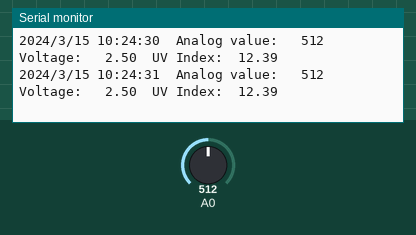
This sketch was run on a simulated Arduino Uno, built with avr-gcc and run on an emulated ATmega328P. On the bench: the last lines printed to the serial monitor. The inputs (shaded band) are chosen by the test bench; at power-on: A0 = 512. The local clock reads 2024-03-15 10:24:30 at power-on unless the sketch sets it; storage starts empty.

Above: at 1.8 s.
1.9 s: A0 set to 716
At 2.9 s:
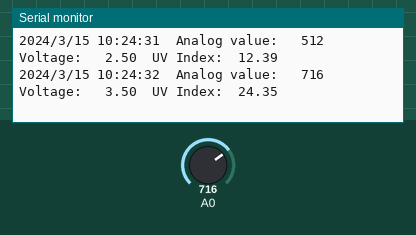
3.4 s: A0 set to 900
At 4.7 s:
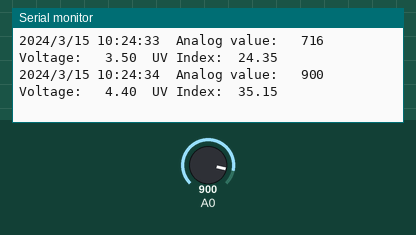
Timing chart, 0 to 6.4 s (numbered marks = the images above; inputs shaded):
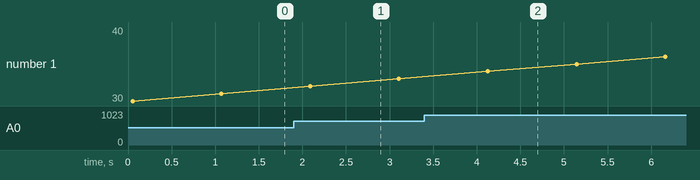

The sketch:

UV_logger.ino
```cpp
#include <SPI.h> //SD card
#include <SD.h>
#include <Wire.h>
#include "RTClib.h"

const int chipSelect = 15; //SD card

File myFile;
RTC_DS1307 RTC;

//float voltage = 0.1; //debug

void setup () {
  Serial.begin(115200);
  Wire.begin();

  //SD Setup
  Serial.print("Initializing SD card...");
  // see if the card is present and can be initialized:
  if (!SD.begin(chipSelect)) {
    Serial.println("Card failed, or not present");
    // don't do anything more:
    return;
  }
  Serial.println("card initialized.");


  //RTC setup
  RTC.begin();
  if (! RTC.isrunning()) {
    Serial.println("RTC is NOT running!");
    // following line sets the RTC to the date & time this sketch was compiled
  } else{
    Serial.println("RTC is running.\n");
//    RTC.adjust(DateTime(__DATE__, __TIME__));
  }


  //This is just to test the file. Prints all data already in file.
  // re-open the file for reading:
  myFile = SD.open("datalog.txt");
  if (myFile) {
    Serial.println("\n\n**************************************************\n");
    Serial.println("\t\tPrinting datalog.txt:");
    Serial.println("\n**************************************************\n\n");

    // read from the file until there's nothing else in it:
//    while (myFile.available()) {
//      Serial.write(myFile.read());
//    }
    // close the file:
    myFile.close();
  } else {
    // if the file didn't open, print an error:
    Serial.println("error opening test.txt");
  }

    Serial.println("\n\n**************************************************\n");
    Serial.println("\t\tNow outputting in realtime");
    Serial.println("\n**************************************************\n\n");
}


void loop () {
    //UV section
    // read the input on analog pin 0:
    int sensorValue = analogRead(A0);
    // Convert the analog reading (which goes from 0 - 1023) to a voltage (0 - 5V):
    float voltage = sensorValue * (5.0 / 1023.0);
//    voltage = voltage + 0.1; //debug

    //convert the voltage level to UV Index units
    //y=(1.4/12)*x+1
//    float uvIndex = ( (12 / 1.4) * voltage ) + 1;
    float uvIndex = 12 * (voltage - 1.47);

    //SD section
    // open the file. note that only one file can be open at a time,
    // so you have to close this one before opening another.
    File dataFile = SD.open("datalog.txt", FILE_WRITE);

    // if the file is available, write to it:
      if (dataFile) {
      //RTC section
      DateTime now = RTC.now();
      dataFile.print(now.year(), DEC);
      dataFile.print('/');
      dataFile.print(now.month(), DEC);
      dataFile.print('/');
      dataFile.print(now.day(), DEC);
      dataFile.print(' ');
      dataFile.print(now.hour(), DEC);
      dataFile.print(':');
      dataFile.print(now.minute(), DEC);
      dataFile.print(':');
      dataFile.print(now.second(), DEC);

      //print UV section
      dataFile.print("\tAnalog value: \t");
      dataFile.print(sensorValue);
      dataFile.print("\tVoltage: \t");
      dataFile.print(voltage);
      dataFile.print("\tUV Index:\t");
      dataFile.print(uvIndex);
      dataFile.print("\n");

      //Serial.print("Wrote a new line\n");

      dataFile.close();
    }
    // if the file isn't open, pop up an error:
      else {
        Serial.println("error opening datalog.txt");
    }

    //RTC section
    DateTime now = RTC.now();
    Serial.print(now.year(), DEC);
    Serial.print('/');
    Serial.print(now.month(), DEC);
    Serial.print('/');
    Serial.print(now.day(), DEC);
    Serial.print(' ');
    Serial.print(now.hour(), DEC);
    Serial.print(':');
    Serial.print(now.minute(), DEC);
    Serial.print(':');
    Serial.print(now.second(), DEC);

    //print UV section
    Serial.print("\tAnalog value: \t");
    Serial.print(sensorValue);
    Serial.print("\tVoltage: \t");
    Serial.print(voltage);
    Serial.print("\tUV Index:\t");
    Serial.print(uvIndex);
    Serial.print("\n");

  delay(1000); //wait for 1 second
}
```

Measured:
- after the input at 1.9 s, the serial monitor: prints a new line after 0.19 s (image 1)
- after the input at 3.4 s, the serial monitor: prints a new line after 0.73 s (image 2)
